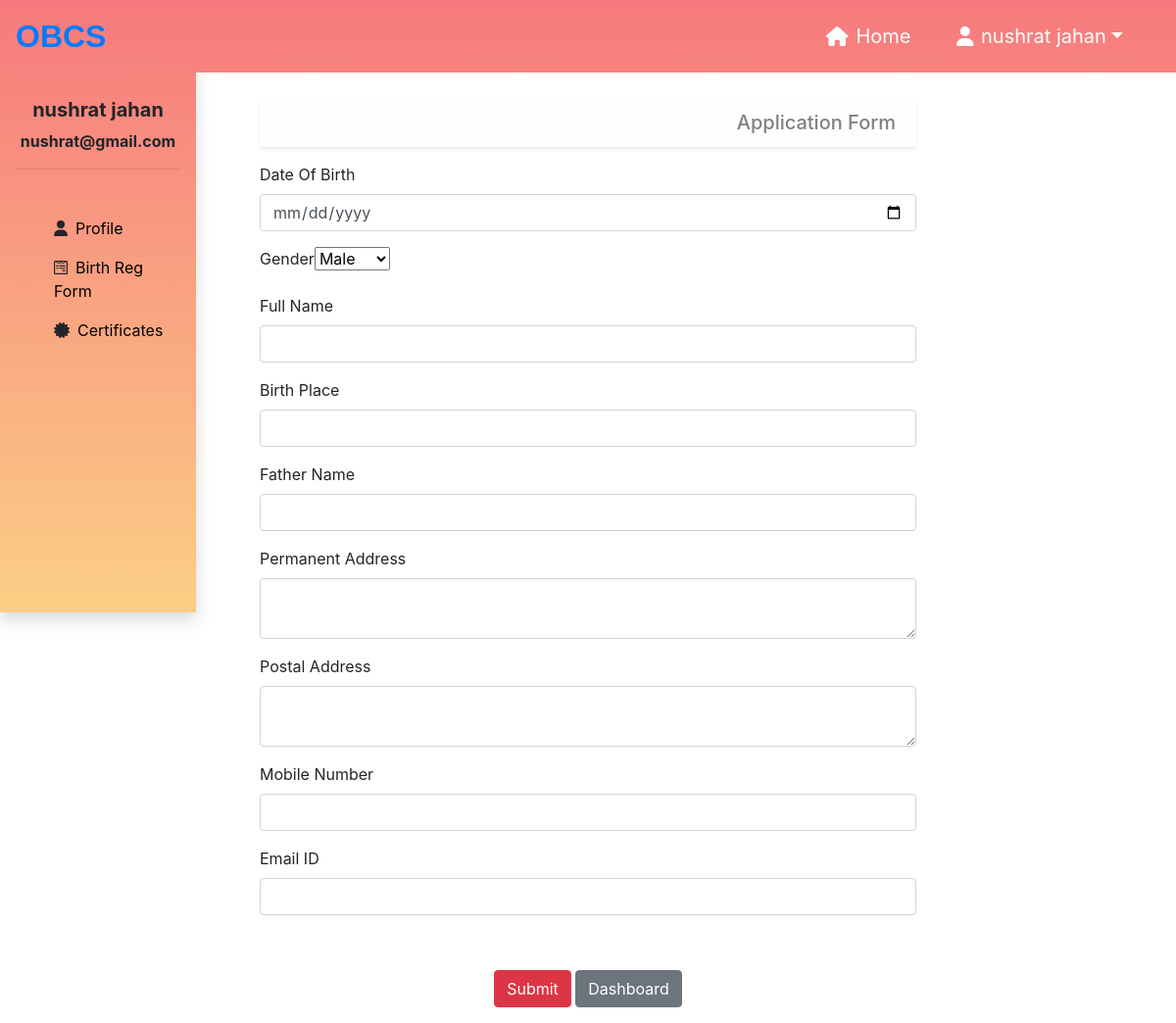
/user/application/ (signed in), run on the app's committed database.
### user/models.py (models this page shows)
class User(models.Model):
    fname=models.CharField(max_length=100)
    lname=models.CharField(max_length=100)
    address=models.TextField()
    phone=models.IntegerField()
    email=models.EmailField()
    password=models.CharField(max_length=255)

### user/views.py (the view)
# urls.py: path('application/',views.application,name="application"),
def application(request):
    if request.session.get('is_login',False)==True:
        fname=request.session['fname']
        lname=request.session['lname']
        useremail=request.session['useremail']
        if request.method=="POST":
            fm=applicationform(request.POST)
            if fm.is_valid():
                fm.save()
                messages.success(request,'Application Submitted Successfully !!!')
        else:
            fm=applicationform()
            pi=User.objects.get(email=request.session['useremail'])
            fm.fields['applicant_id'].initial=pi.id
        return render(request,'user/application.html',{'fname':fname,'lname':lname,'useremail':useremail,'form':fm})
    else:
        return HttpResponseRedirect('/user/userlogin/')

### user/templates/user/application.html (shortened to what this page needs)
{% include 'user/header.html' %}
    <div class="col-sm-7 offset-1 main">
        <div style="margin-top:100px;">
            <h5 class="alert alert-light text-right shadow-sm">Application Form</h5>
        </div>
        <form action="" method="POST" novalidate>
            {% for field in form %}
                <div class="form-group">
                    {{field.label_tag}}{{field}}
                </div>
            {% endfor %}
        <div class="text-center my-3">
            <input type="submit" class="btn btn-danger" value="Submit">
            <a href="{% url 'dashboard' %}" class="btn btn-secondary">Dashboard</a>
        </div>
        </form>
    </div>
{% include 'user/footer.html' %}

### user/templates/user/header.html (shortened to what this page needs)
{% load static %}
<!DOCTYPE html>
<html lang="en">
<head>
    <link rel="stylesheet" href="{% static 'core/css/all.min.css' %}">
    <link rel="stylesheet" href="{% static 'core/css/bootstrap.css' %}">
    <link rel="stylesheet" href="{% static 'core/css/style.css' %}">
</head>
<body>
<div style="background-image:url('/static/core/images/bar.jpg');" class="fixed-top">
  <nav class="navbar navbar-expand-sm">
  <a class="navbar-brand" href="{% url 'home' %}">OBCS</a>
  <div class="collapse navbar-collapse " id="navbarNav">
    <ul class="navbar-nav ml-auto">
      <li class="nav-item active ">
        <a class="nav-link" href="{% url 'home' %}"><i class="fas fa-home mr-2"></i>Home <span class="sr-only">(current)</span></a>
      </li>
      <li class="nav-item dropdown">
            <a class="nav-link dropdown-toggle" data-toggle="dropdown" href="#" role="button" aria-haspopup="true" aria-expanded="false">
            <i class="fas fa-user mr-2"></i>{{fname}} {{lname}}</a>
        </li>
    </ul>
  </div>
  </nav>
</div>
    <div class="container-fluid">
        <div class="row">
            <div class="col-sm-3  col-md-2 bg-light shadow sidenav sidebarht" style="background-image:url('/static/core/images/bar.jpg');padding-top:100px;">
                <h5 class="font-weight-bold text-center">{{fname}} {{lname}}</h5>
                <p class="font-weight-bold text-center">{{useremail}}</p><hr>
                <ul style="list-style:none;" class="mt-5">
                    <li class="my-3"><i class="fas fa-user mr-2"></i><a href="{% url 'userprofile' %}" style="color:black;">Profile</a></li>
                    <li class="my-3"><i class="fab fa-wpforms mr-2"></i><a href="{% url 'application' %}" style="color:black;">Birth Reg Form</a></li>
                    <li class="my-3"><i class="fas fa-certificate mr-2"></i><a href="{% url 'viewcertificates' %}" style="color:black;">Certificates</a></li>
                </ul>
            </div>

### core/static/core/css/style.css (style rules this page uses)
.navbar-brand { font-family: 'Ubuntu', sans-serif; font-size: 2em; font-weight: bold; }
.nav-item > a { font-size:20px; color: #fff; margin-right:30px; }
.sidenav { position: fixed; z-index: 1; top: 0; left: 0; overflow-x: hidden; }
.sidebarht { height:625px; }
@media screen and (min-width: 550px) { .main { margin-left: 250px; } }

### data on the page
User: fname "nushrat", lname "jahan", email "nushrat@gmail.com"

### other printed values
{{ field.label_tag }} "Date Of Birth" "Gender" "Full Name" "Birth Place" "Father Name" "Permanent Address" "Postal Address" "Mobile Number" "Email ID"
